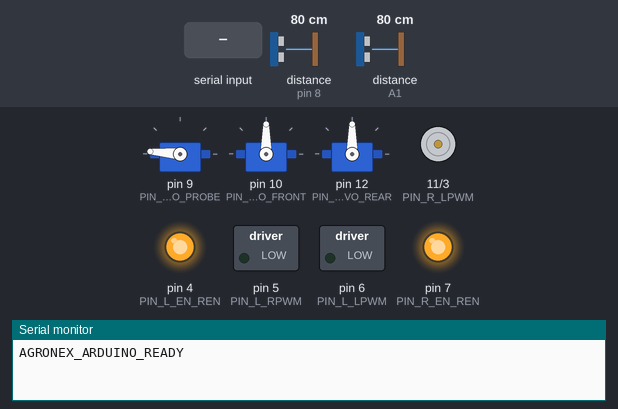
Recording of a sketch running on a simulated Arduino Uno, built with avr-gcc and run on an emulated ATmega328P. On the bench: 3 × servo, motor-driver pin pairs drawn as motors (green arrow = first pin HIGH = forward, orange = second pin HIGH = backward, longer = more drive), switched loads named in the sketch (green lamp = pin HIGH), output pins drawn as LEDs (lit = HIGH), the last lines printed to the serial monitor. Inputs (shaded band) come from the test bench; at power-on: distance to the obstacle (sensors on pin 8, A1) 80 cm. The echo pulse lasts 58.3 µs per cm; pins used as bus, display or sensor lines are not drawn.

Above: at 1.2 s.
1.3 s: "PROBE_DOWN\n" received over Serial
At 3.3 s:
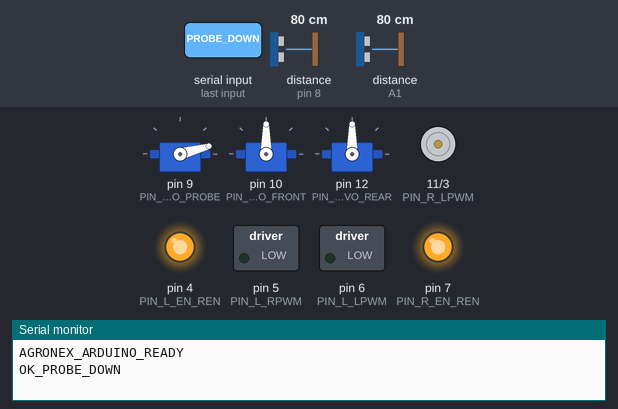
3.6 s: "PROBE_UP\n" received over Serial
At 4.07 s:
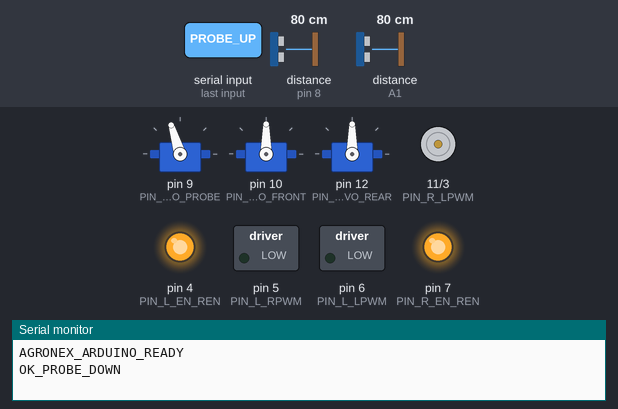
5.9 s: "M,,45\n" received over Serial
At 7.1 s:
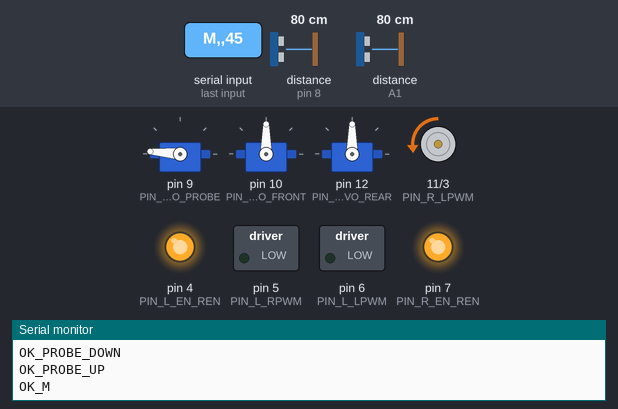
7.4 s: "SCAN_F,45\n" received over Serial
At 8.5 s:
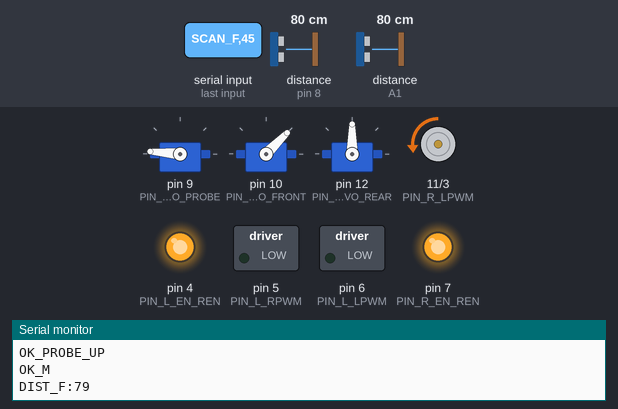
8.9 s: "STOP\n" received over Serial
At 9.6 s:
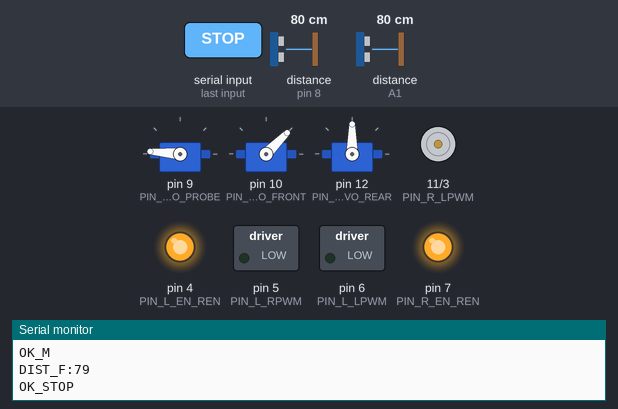
10.4 s: "SCAN_R,45\n" received over Serial
At 10.8 s:
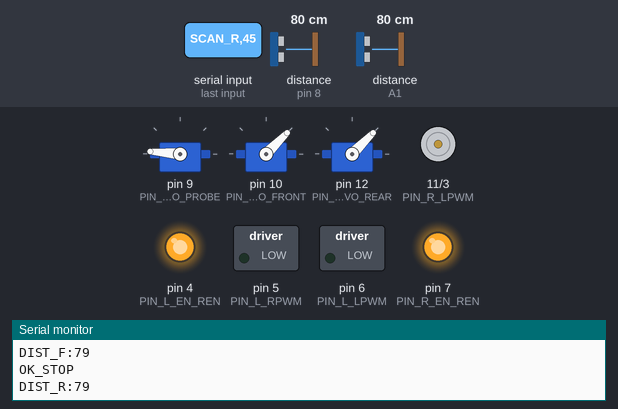
Timing chart, 0 to 12.9 s (numbered marks = the images above; inputs shaded):
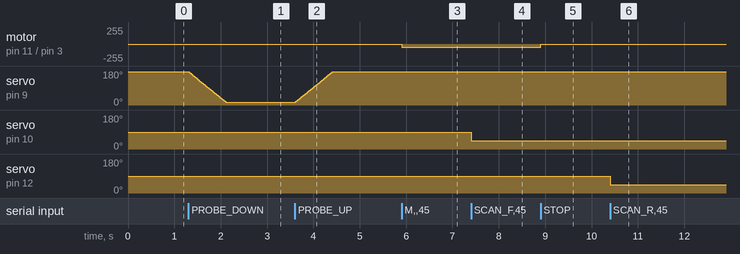

The sketch:

AgroNex_Arduino_Slave.ino
```cpp
/*
 * ============================================================================
 * AgroNex-Pi: Arduino Uno Multi-Subsystem Slave Controller
 * ============================================================================
 * Hardware Targets:
 *   - Arduino Uno R3 (ATmega328P)
 *
 * Subsystems Handled:
 *   1. 4WD Motors (Dual BTS7960 43A High-Current H-Bridges)
 *      - BTS #1 (Left 2 Motors in parallel): Pins 5, 6 (Timer 0 PWM)
 *      - BTS #2 (Right 2 Motors in parallel): Pins 3, 11 (Timer 2 PWM)
 *   2. Servos (Soil Probe Actuator + Ultrasonic Radar Scanners)
 *      - Probe Servo: Pin 9
 *      - Front Ultrasonic Pan Servo: Pin 10
 *      - Rear Ultrasonic Pan Servo: Pin 12
 *   3. Dual HC-SR04 Ultrasonic Distance Sensors
 *      - Front: Trig Pin 2, Echo Pin 8
 *      - Rear:  Trig Pin A0, Echo Pin A1
 *   4. High-Speed USB Serial Interface with Raspberry Pi (115200 baud)
 *      - Also supports interactive single-letter testing via Serial Monitor!
 *
 * NOTE ON ARDUINO PWM TIMERS:
 *   Arduino's Servo library claims Timer 1 (disabling PWM on pins 9 & 10).
 *   Therefore, motor PWM is routed through Timer 0 (pins 5, 6) and
 *   Timer 2 (pins 3, 11). Servos run smoothly on pins 9, 10, and 12!
 * ============================================================================
 */

#include <Servo.h>

// ============================================================================
// 1. PIN DEFINITIONS
// ============================================================================

// --- BTS7960 Motor Driver #1 (Left 2 Wheels) ---
const int PIN_L_EN_REN   = 4;   // Left Enable (Bridge R_EN and L_EN to Pin 4)
const int PIN_L_RPWM     = 5;   // Left Forward (Timer 0 PWM)
const int PIN_L_LPWM     = 6;   // Left Reverse (Timer 0 PWM)

// --- BTS7960 Motor Driver #2 (Right 2 Wheels) ---
const int PIN_R_EN_REN   = 7;   // Right Enable (Bridge R_EN and L_EN to Pin 7)
const int PIN_R_RPWM     = 3;   // Right Forward (Timer 2 PWM)
const int PIN_R_LPWM     = 11;  // Right Reverse (Timer 2 PWM)

// --- Servos ---
const int PIN_SERVO_PROBE = 9;  // 3D-printed Soil Moisture Probe Actuator Servo
const int PIN_SERVO_FRONT = 10; // Front Ultrasonic Pan Servo
const int PIN_SERVO_REAR  = 12; // Rear Ultrasonic Pan Servo

// --- Ultrasonic Sensors (HC-SR04) ---
const int PIN_US_FRONT_TRIG = 2;
const int PIN_US_FRONT_ECHO = 8;
const int PIN_US_REAR_TRIG  = A0; // Analog pin A0 used as digital Output
const int PIN_US_REAR_ECHO  = A1; // Analog pin A1 used as digital Input

// ============================================================================
// 2. CONSTANTS & OBJECTS
// ============================================================================

Servo servoProbe;
Servo servoFrontUS;
Servo servoRearUS;

// Soil probe actuator angles (calibrated for smooth travel)
const int PROBE_RETRACTED_ANGLE = 175; // Upward stowed position
const int PROBE_DEPLOYED_ANGLE  = 15;  // Downward inserted into soil

int currentProbeAngle = PROBE_RETRACTED_ANGLE;

// Forward function declarations
void stopMotors();
void driveMotors(int leftDuty, int rightDuty);
void deployProbe();
void retractProbe();
long readUltrasonicCM(int trigPin, int echoPin);
void handleCommand(const String& cmd);

// ============================================================================
// 3. SETUP
// ============================================================================

void setup() {
  Serial.begin(115200);
  Serial.setTimeout(50);

  // Configure Motor Pins
  pinMode(PIN_L_EN_REN, OUTPUT);
  pinMode(PIN_L_RPWM, OUTPUT);
  pinMode(PIN_L_LPWM, OUTPUT);

  pinMode(PIN_R_EN_REN, OUTPUT);
  pinMode(PIN_R_RPWM, OUTPUT);
  pinMode(PIN_R_LPWM, OUTPUT);

  // Enable Both Motor Bridges
  digitalWrite(PIN_L_EN_REN, HIGH);
  digitalWrite(PIN_R_EN_REN, HIGH);
  stopMotors();

  // Attach and Home Servos
  servoProbe.attach(PIN_SERVO_PROBE);
  servoFrontUS.attach(PIN_SERVO_FRONT);
  servoRearUS.attach(PIN_SERVO_REAR);

  servoProbe.write(PROBE_RETRACTED_ANGLE); // Safely stowed upward
  servoFrontUS.write(90);                 // Facing straight ahead
  servoRearUS.write(90);                  // Facing straight behind

  // Configure Ultrasonic Pins
  pinMode(PIN_US_FRONT_TRIG, OUTPUT);
  pinMode(PIN_US_FRONT_ECHO, INPUT);
  pinMode(PIN_US_REAR_TRIG, OUTPUT);
  pinMode(PIN_US_REAR_ECHO, INPUT);

  digitalWrite(PIN_US_FRONT_TRIG, LOW);
  digitalWrite(PIN_US_REAR_TRIG, LOW);

  // Announce ready to Pi and Serial Monitor
  Serial.println(F("AGRONEX_ARDUINO_READY"));
}

// ============================================================================
// 4. MAIN LOOP
// ============================================================================

void loop() {
  if (Serial.available() > 0) {
    String cmd = Serial.readStringUntil('\n');
    cmd.trim();
    if (cmd.length() > 0) {
      handleCommand(cmd);
    }
  }
}

// ============================================================================
// 5. MOTOR CONTROL FUNCTIONS
// ============================================================================

/**
 * Drives Left and Right wheel groups.
 * @param leftDuty:  -255 (full reverse) to +255 (full forward)
 * @param rightDuty: -255 (full reverse) to +255 (full forward)
 */
void driveMotors(int leftDuty, int rightDuty) {
  // Left Motors (Front-Left & Rear-Left in parallel)
  if (leftDuty > 0) {
    analogWrite(PIN_L_RPWM, constrain(leftDuty, 0, 255));
    analogWrite(PIN_L_LPWM, 0);
  } else if (leftDuty < 0) {
    analogWrite(PIN_L_RPWM, 0);
    analogWrite(PIN_L_LPWM, constrain(-leftDuty, 0, 255));
  } else {
    analogWrite(PIN_L_RPWM, 0);
    analogWrite(PIN_L_LPWM, 0);
  }

  // Right Motors (Front-Right & Rear-Right in parallel)
  if (rightDuty > 0) {
    analogWrite(PIN_R_RPWM, constrain(rightDuty, 0, 255));
    analogWrite(PIN_R_LPWM, 0);
  } else if (rightDuty < 0) {
    analogWrite(PIN_R_RPWM, 0);
    analogWrite(PIN_R_LPWM, constrain(-rightDuty, 0, 255));
  } else {
    analogWrite(PIN_R_RPWM, 0);
    analogWrite(PIN_R_LPWM, 0);
  }
}

void stopMotors() {
  analogWrite(PIN_L_RPWM, 0);
  analogWrite(PIN_L_LPWM, 0);
  analogWrite(PIN_R_RPWM, 0);
  analogWrite(PIN_R_LPWM, 0);
}

// ============================================================================
// 6. SERVO ACTUATOR FUNCTIONS
// ============================================================================

// Smoothly lowers the soil moisture probe into the ground
void deployProbe() {
  stopMotors(); // Interlock: NEVER move chassis while probe is inserted!
  for (int a = currentProbeAngle; a >= PROBE_DEPLOYED_ANGLE; a -= 4) {
    servoProbe.write(a);
    delay(20);
  }
  currentProbeAngle = PROBE_DEPLOYED_ANGLE;
  servoProbe.write(PROBE_DEPLOYED_ANGLE);
}

// Smoothly retracts the soil moisture probe upward
void retractProbe() {
  for (int a = currentProbeAngle; a <= PROBE_RETRACTED_ANGLE; a += 4) {
    servoProbe.write(a);
    delay(20);
  }
  currentProbeAngle = PROBE_RETRACTED_ANGLE;
  servoProbe.write(PROBE_RETRACTED_ANGLE);
}

// ============================================================================
// 7. ULTRASONIC DISTANCE SENSOR (HC-SR04)
// ============================================================================

long readUltrasonicCM(int trigPin, int echoPin) {
  digitalWrite(trigPin, LOW);
  delayMicroseconds(2);
  digitalWrite(trigPin, HIGH);
  delayMicroseconds(10);
  digitalWrite(trigPin, LOW);

  // 25ms timeout (~4.2m distance)
  long duration = pulseIn(echoPin, HIGH, 25000);
  if (duration <= 0) return 999; // 999cm = clear / no obstacle detected
  return (long)(duration * 0.034 / 2);
}

// ============================================================================
// 8. COMMAND PARSER (Supports Raspberry Pi Python API & Serial Monitor)
// ============================================================================

void handleCommand(const String& cmd) {
  // --- 1. Python Supervisor Driving Protocol: "M,leftSpeed,rightSpeed" ---
  if (cmd.startsWith("M,")) {
    if (currentProbeAngle < PROBE_RETRACTED_ANGLE - 20) {
      Serial.println(F("ERR_PROBE_DEPLOYED_CANNOT_DRIVE"));
      return;
    }
    int firstComma = cmd.indexOf(',');
    int secondComma = cmd.indexOf(',', firstComma + 1);
    if (secondComma > 0) {
      int left = cmd.substring(firstComma + 1, secondComma).toInt();
      int right = cmd.substring(secondComma + 1).toInt();
      driveMotors(left, right);
      Serial.println(F("OK_M"));
    }
  }

  // --- 2. Stop Motors: "STOP" or "S" ---
  else if (cmd == "STOP" || cmd == "S") {
    stopMotors();
    Serial.println(F("OK_STOP"));
  }

  // --- 3. Soil Probe Deploy: "PROBE_DOWN" or "P1" ---
  else if (cmd == "PROBE_DOWN" || cmd == "P1") {
    deployProbe();
    Serial.println(F("OK_PROBE_DOWN"));
  }

  // --- 4. Soil Probe Retract: "PROBE_UP" or "P0" ---
  else if (cmd == "PROBE_UP" || cmd == "P0") {
    retractProbe();
    Serial.println(F("OK_PROBE_UP"));
  }

  // --- 5. Front Ultrasonic Radar: "SCAN_F" or "SCAN_F,angle" ---
  else if (cmd.startsWith("SCAN_F") || cmd == "UF") {
    int angle = 90;
    int comma = cmd.indexOf(',');
    if (comma > 0) {
      angle = constrain(cmd.substring(comma + 1).toInt(), 15, 165);
      servoFrontUS.write(angle);
      delay(120);
    }
    long dist = readUltrasonicCM(PIN_US_FRONT_TRIG, PIN_US_FRONT_ECHO);
    Serial.print(F("DIST_F:"));
    Serial.println(dist);
  }

  // --- 6. Rear Ultrasonic Radar: "SCAN_R" or "SCAN_R,angle" ---
  else if (cmd.startsWith("SCAN_R") || cmd == "UR") {
    int angle = 90;
    int comma = cmd.indexOf(',');
    if (comma > 0) {
      angle = constrain(cmd.substring(comma + 1).toInt(), 15, 165);
      servoRearUS.write(angle);
      delay(120);
    }
    long dist = readUltrasonicCM(PIN_US_REAR_TRIG, PIN_US_REAR_ECHO);
    Serial.print(F("DIST_R:"));
    Serial.println(dist);
  }

  // --- 7. Quick Single-Key Manual Testing (Serial Monitor) ---
  else if (cmd == "F" || cmd == "FORWARD") {
    driveMotors(180, 180);
    Serial.println(F("DRIVING_FORWARD"));
  }
  else if (cmd == "B" || cmd == "BACKWARD") {
    driveMotors(-180, -180);
    Serial.println(F("DRIVING_BACKWARD"));
  }
  else if (cmd == "L" || cmd == "LEFT") {
    driveMotors(-160, 160);
    Serial.println(F("TURNING_LEFT"));
  }
  else if (cmd == "R" || cmd == "RIGHT") {
    driveMotors(160, -160);
    Serial.println(F("TURNING_RIGHT"));
  }

  // --- 8. Direct Servo Angle Controls ---
  else if (cmd.startsWith("ACTUATOR,")) {
    int angle = constrain(cmd.substring(9).toInt(), 0, 180);
    servoProbe.write(angle);
    currentProbeAngle = angle;
    Serial.print(F("OK_ACTUATOR:"));
    Serial.println(angle);
  }
  else if (cmd.startsWith("SERVO_F,")) {
    int angle = constrain(cmd.substring(8).toInt(), 0, 180);
    servoFrontUS.write(angle);
    Serial.print(F("OK_SERVO_F:"));
    Serial.println(angle);
  }
  else if (cmd.startsWith("SERVO_R,")) {
    int angle = constrain(cmd.substring(8).toInt(), 0, 180);
    servoRearUS.write(angle);
    Serial.print(F("OK_SERVO_R:"));
    Serial.println(angle);
  }

  // --- 9. Full Diagnostic Status: "STATUS" ---
  else if (cmd == "STATUS") {
    long df = readUltrasonicCM(PIN_US_FRONT_TRIG, PIN_US_FRONT_ECHO);
    long dr = readUltrasonicCM(PIN_US_REAR_TRIG, PIN_US_REAR_ECHO);
    Serial.print(F("STATUS:PROBE="));
    Serial.print(currentProbeAngle);
    Serial.print(F(",DIST_F="));
    Serial.print(df);
    Serial.print(F(",DIST_R="));
    Serial.println(dr);
  }

  // --- 10. Health Check: "PING" ---
  else if (cmd == "PING") {
    Serial.println(F("PONG"));
  }
}
```

Measured:
- after the input at 1.3 s, servo on pin 9 (PIN_SERVO_PROBE): moves from 175° to 15° over 0.78 s, starting at once
- after the input at 3.6 s, servo on pin 9 (PIN_SERVO_PROBE): moves from 15° to 175° over 0.78 s, starting at once
- after the input at 5.9 s, motor on pin 11 (PIN_R_LPWM) / pin 3 (PIN_R_RPWM): stopped → backward 45/255 at once
- after the input at 7.4 s, servo on pin 10 (PIN_SERVO_FRONT): 90° → 45° at once
- after the input at 8.9 s, motor on pin 11 (PIN_R_LPWM) / pin 3 (PIN_R_RPWM): backward 45/255 → stopped at once
- after the input at 10.4 s, servo on pin 12 (PIN_SERVO_REAR): 90° → 45° at once
